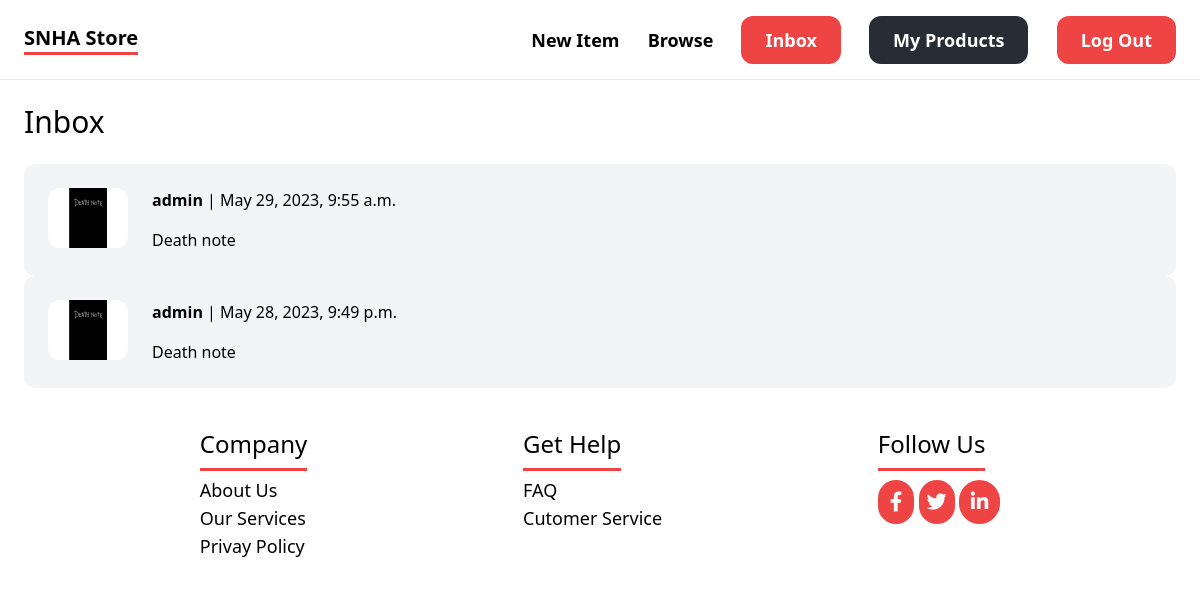
The app's page /conversation/ (signed in) with its own data.
### converstaion/models.py (models this page shows)
class Conversation(models.Model):
    item = models.ForeignKey(Item,related_name="conversations",on_delete=models.CASCADE)
    members = models.ManyToManyField(User,related_name="conversations")
    created_at = models.DateTimeField(auto_now_add=True)
    modified_at = models.DateTimeField(auto_now=True)
    class Meta:
        ordering = ('-modified_at',)

### Product/models.py (models this page shows, shortened)
class Item(models.Model):
    category = models.ForeignKey(Category ,related_name='item', on_delete=models.CASCADE)
    name = models.CharField(max_length=255)
    description = models.TextField(blank=True,null=True)
    price = models.FloatField()
    image = models.ImageField(upload_to='product_images',blank=True,null=True)
    is_sold = models.BooleanField(default=False)
    creatd_by = models.ForeignKey(User, related_name='item', on_delete=models.CASCADE)
    created_at = models.DateTimeField(auto_now=True)
    class Meta:
        ordering = ('id',)
        verbose_name_plural = "Items"

### converstaion/views.py (the view)
# urls.py: path("",inbox,name="inbox"),
@login_required
def inbox(request):
    conversations =  Conversation.objects.filter(members__in=[request.user.id])
    return render(request,'conversation/inbox.html',{
        'conversations':conversations
    })

### templates/conversation/inbox.html (shortened to what this page needs)
{% extends 'core/base.html' %}
{% block content %}
    <h1 class="mb-6 text-3xl">Inbox</h1>
    <div class="space-y-6">
        {% for conversation in conversations  %}
            <a href="{% url 'conversation:detail' conversation.id %}">
                <div class="p-6 flex bg-gray-100 rounded-xl">
                    <div class="pr-6">
                        <img src={{conversation.item.image.url}} class="w-20 rounded-xl">
                    </div>
                    <div>
                        {% for member in conversation.members.all %}
                            {% if member == request.user %}
                                <p class="mb-4">
                                    <strong>{{ member.username }}</strong> | {{ conversation.modified_at }}
                                </p>
                                <p>{{ conversation.item.name }}</p>
                            {% endif %}
                        {% endfor %}
                    </div>
                </div>
            </a>
        {% endfor %}
    </div>
{% endblock content %}

### records on screen
Conversation: item.image (picture), modified_at "May 29, 2023, 9:55 a.m.", item.name "Death note"
Conversation: item.image (picture), modified_at "May 28, 2023, 9:49 p.m.", item.name "Death note"

### other values on screen
{{ member.username }} "admin"
